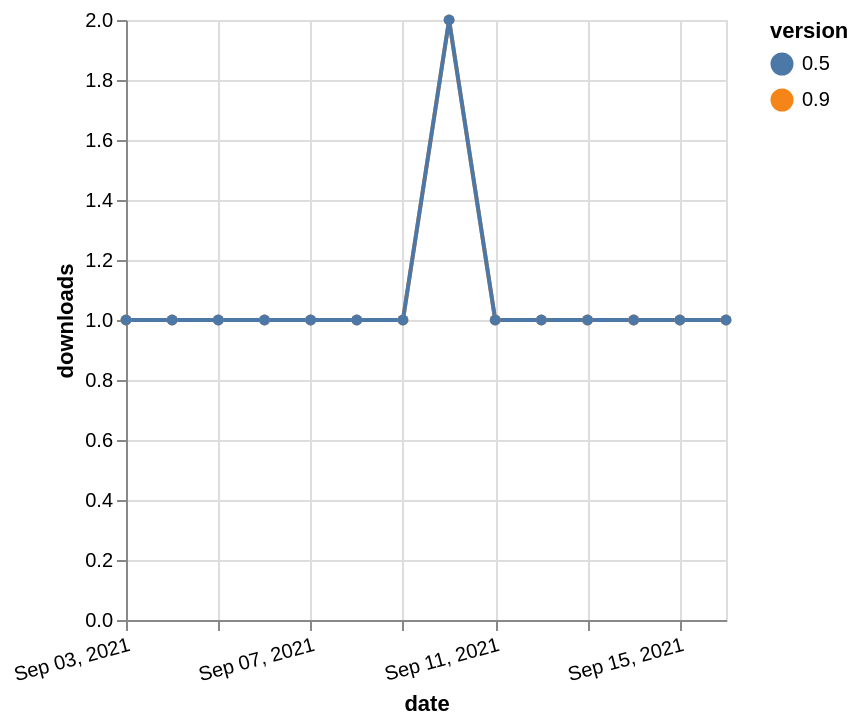

Vega-Lite specification for this chart:
### Vega-Lite specification from a JSON file in a GitHub repository (floating-point values rounded to 4 significant figures)
{"$schema": "https://vega.github.io/schema/vega-lite/v5.json", "description": "A simple bar chart with embedded data.", "data": {"values": [{"date": "2021-09-03", "total": 134, "delta": 1, "version": "0.9"}, {"date": "2021-09-04", "total": 135, "delta": 1, "version": "0.9"}, {"date": "2021-09-05", "total": 136, "delta": 1, "version": "0.9"}, {"date": "2021-09-06", "total": 137, "delta": 1, "version": "0.9"}, {"date": "2021-09-07", "total": 138, "delta": 1, "version": "0.9"}, {"date": "2021-09-08", "total": 139, "delta": 1, "version": "0.9"}, {"date": "2021-09-09", "total": 140, "delta": 1, "version": "0.9"}, {"date": "2021-09-10", "total": 142, "delta": 2, "version": "0.9"}, {"date": "2021-09-11", "total": 143, "delta": 1, "version": "0.9"}, {"date": "2021-09-12", "total": 144, "delta": 1, "version": "0.9"}, {"date": "2021-09-13", "total": 145, "delta": 1, "version": "0.9"}, {"date": "2021-09-14", "total": 146, "delta": 1, "version": "0.9"}, {"date": "2021-09-15", "total": 147, "delta": 1, "version": "0.9"}, {"date": "2021-09-16", "total": 148, "delta": 1, "version": "0.9"}, {"date": "2021-09-03", "total": 128, "delta": 1, "version": "0.5"}, {"date": "2021-09-04", "total": 129, "delta": 1, "version": "0.5"}, {"date": "2021-09-05", "total": 130, "delta": 1, "version": "0.5"}, {"date": "2021-09-06", "total": 131, "delta": 1, "version": "0.5"}, {"date": "2021-09-07", "total": 132, "delta": 1, "version": "0.5"}, {"date": "2021-09-08", "total": 133, "delta": 1, "version": "0.5"}, {"date": "2021-09-09", "total": 134, "delta": 1, "version": "0.5"}, {"date": "2021-09-10", "total": 136, "delta": 2, "version": "0.5"}, {"date": "2021-09-11", "total": 137, "delta": 1, "version": "0.5"}, {"date": "2021-09-12", "total": 138, "delta": 1, "version": "0.5"}, {"date": "2021-09-13", "total": 139, "delta": 1, "version": "0.5"}, {"date": "2021-09-14", "total": 140, "delta": 1, "version": "0.5"}, {"date": "2021-09-15", "total": 141, "delta": 1, "version": "0.5"}, {"date": "2021-09-16", "total": 142, "delta": 1, "version": "0.5"}]}, "width": "container", "mark": {"type": "line", "point": {"filled": true}}, "encoding": {"x": {"field": "date", "type": "temporal", "timeUnit": "yearmonthdate", "title": "date", "axis": {"labelAngle": -15}}, "y": {"field": "delta", "type": "quantitative", "title": "downloads"}, "color": {"field": "version", "type": "nominal"}, "tooltip": {"field": "delta"}}}
